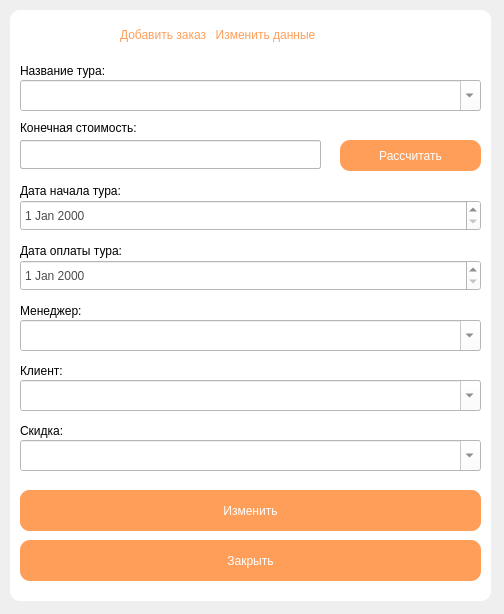
<?xml version="1.0" encoding="UTF-8"?>
<ui version="4.0">
 <class>Form114</class>
 <widget class="QWidget" name="Form114">
  <property name="geometry">
   <rect>
    <x>0</x>
    <y>0</y>
    <width>504</width>
    <height>614</height>
   </rect>
  </property>
  <property name="windowTitle">
   <string>Form</string>
  </property>
  <widget class="QLabel" name="label_10">
   <property name="geometry">
    <rect>
     <x>10</x>
     <y>10</y>
     <width>481</width>
     <height>591</height>
    </rect>
   </property>
   <property name="styleSheet">
    <string notr="true">border-radius: 10px;
background-color: rgb(255, 255, 255);
</string>
   </property>
   <property name="text">
    <string/>
   </property>
  </widget>
  <widget class="QLabel" name="label">
   <property name="geometry">
    <rect>
     <x>120</x>
     <y>10</y>
     <width>281</width>
     <height>51</height>
    </rect>
   </property>
   <property name="styleSheet">
    <string notr="true">font: 27pt &quot;Century Gothic&quot;;
background-color: qlineargradient(spread:pad, x1:0, y1:0, x2:1, y2:0, stop:0 rgba(0, 0, 0, 0), stop:1 rgba(255, 255, 255, 0));
color: rgb(255, 158, 88);</string>
   </property>
   <property name="text">
    <string>&lt;html&gt;&lt;head/&gt;&lt;body&gt;&lt;p&gt;Добавить заказ&lt;/p&gt;&lt;/body&gt;&lt;/html&gt;</string>
   </property>
  </widget>
  <widget class="QLabel" name="label_2">
   <property name="geometry">
    <rect>
     <x>100</x>
     <y>0</y>
     <width>331</width>
     <height>71</height>
    </rect>
   </property>
   <property name="styleSheet">
    <string notr="true">font: 27pt &quot;Century Gothic&quot;;
background-color: qlineargradient(spread:pad, x1:0, y1:0, x2:1, y2:0, stop:0 rgba(0, 0, 0, 0), stop:1 rgba(255, 255, 255, 0));
color: rgb(255, 158, 88);</string>
   </property>
   <property name="text">
    <string>&lt;html&gt;&lt;head/&gt;&lt;body&gt;&lt;p align=&quot;center&quot;&gt;Изменить данные&lt;/p&gt;&lt;/body&gt;&lt;/html&gt;</string>
   </property>
  </widget>
  <widget class="QComboBox" name="comboBox">
   <property name="geometry">
    <rect>
     <x>20</x>
     <y>80</y>
     <width>461</width>
     <height>31</height>
    </rect>
   </property>
   <property name="toolTipDuration">
    <number>-1</number>
   </property>
   <property name="styleSheet">
    <string notr="true">font: 15pt &quot;Century Gothic&quot;;
color: rgb(75, 75, 75);
background-color: rgb(255, 255, 255);</string>
   </property>
   <property name="editable">
    <bool>true</bool>
   </property>
  </widget>
  <widget class="QLabel" name="label_8">
   <property name="geometry">
    <rect>
     <x>20</x>
     <y>60</y>
     <width>239</width>
     <height>21</height>
    </rect>
   </property>
   <property name="styleSheet">
    <string notr="true">font: 13pt &quot;Century Gothic&quot;;
background-color: qlineargradient(spread:pad, x1:0, y1:0, x2:1, y2:0, stop:0 rgba(0, 0, 0, 0), stop:1 rgba(255, 255, 255, 0));</string>
   </property>
   <property name="text">
    <string>Название тура:</string>
   </property>
  </widget>
  <widget class="QLabel" name="label_5">
   <property name="geometry">
    <rect>
     <x>20</x>
     <y>120</y>
     <width>239</width>
     <height>16</height>
    </rect>
   </property>
   <property name="styleSheet">
    <string notr="true">font: 13pt &quot;Century Gothic&quot;;
background-color: qlineargradient(spread:pad, x1:0, y1:0, x2:1, y2:0, stop:0 rgba(0, 0, 0, 0), stop:1 rgba(255, 255, 255, 0));</string>
   </property>
   <property name="text">
    <string>Конечная стоимость:</string>
   </property>
  </widget>
  <widget class="QLineEdit" name="lineEdit">
   <property name="geometry">
    <rect>
     <x>20</x>
     <y>140</y>
     <width>301</width>
     <height>29</height>
    </rect>
   </property>
   <property name="toolTip">
    <string>&lt;html&gt;&lt;head/&gt;&lt;body&gt;&lt;p&gt;gggg&lt;/p&gt;&lt;/body&gt;&lt;/html&gt;</string>
   </property>
   <property name="toolTipDuration">
    <number>-4</number>
   </property>
   <property name="styleSheet">
    <string notr="true">font: 15pt &quot;Century Gothic&quot;;
color: rgb(75, 75, 75);
background-color: rgb(255, 255, 255);</string>
   </property>
   <property name="text">
    <string/>
   </property>
   <property name="readOnly">
    <bool>true</bool>
   </property>
   <property name="placeholderText">
    <string/>
   </property>
  </widget>
  <widget class="QPushButton" name="pushButton_7">
   <property name="geometry">
    <rect>
     <x>340</x>
     <y>140</y>
     <width>141</width>
     <height>31</height>
    </rect>
   </property>
   <property name="styleSheet">
    <string notr="true">font: 15pt &quot;Century Gothic&quot;;
color: rgb(255, 255, 255);
border-width: 50px;
border-radius: 10px;
background-color: rgb(255, 158, 88);</string>
   </property>
   <property name="text">
    <string>Рассчитать</string>
   </property>
  </widget>
  <widget class="QLabel" name="label_6">
   <property name="geometry">
    <rect>
     <x>20</x>
     <y>180</y>
     <width>239</width>
     <height>21</height>
    </rect>
   </property>
   <property name="styleSheet">
    <string notr="true">font: 13pt &quot;Century Gothic&quot;;
background-color: qlineargradient(spread:pad, x1:0, y1:0, x2:1, y2:0, stop:0 rgba(0, 0, 0, 0), stop:1 rgba(255, 255, 255, 0));</string>
   </property>
   <property name="text">
    <string>Дата начала тура:</string>
   </property>
  </widget>
  <widget class="QDateEdit" name="dateEdit">
   <property name="geometry">
    <rect>
     <x>20</x>
     <y>200</y>
     <width>461</width>
     <height>31</height>
    </rect>
   </property>
   <property name="styleSheet">
    <string notr="true">font: 15pt &quot;Century Gothic&quot;;
color: rgb(75, 75, 75);
background-color: rgb(255, 255, 255);</string>
   </property>
  </widget>
  <widget class="QLabel" name="label_7">
   <property name="geometry">
    <rect>
     <x>20</x>
     <y>240</y>
     <width>239</width>
     <height>21</height>
    </rect>
   </property>
   <property name="styleSheet">
    <string notr="true">font: 13pt &quot;Century Gothic&quot;;
background-color: qlineargradient(spread:pad, x1:0, y1:0, x2:1, y2:0, stop:0 rgba(0, 0, 0, 0), stop:1 rgba(255, 255, 255, 0));</string>
   </property>
   <property name="text">
    <string>Дата оплаты тура:</string>
   </property>
  </widget>
  <widget class="QDateEdit" name="dateEdit_2">
   <property name="geometry">
    <rect>
     <x>20</x>
     <y>260</y>
     <width>461</width>
     <height>31</height>
    </rect>
   </property>
   <property name="styleSheet">
    <string notr="true">font: 15pt &quot;Century Gothic&quot;;
color: rgb(75, 75, 75);
background-color: rgb(255, 255, 255);</string>
   </property>
  </widget>
  <widget class="QLabel" name="label_9">
   <property name="geometry">
    <rect>
     <x>20</x>
     <y>300</y>
     <width>239</width>
     <height>21</height>
    </rect>
   </property>
   <property name="styleSheet">
    <string notr="true">font: 13pt &quot;Century Gothic&quot;;
background-color: qlineargradient(spread:pad, x1:0, y1:0, x2:1, y2:0, stop:0 rgba(0, 0, 0, 0), stop:1 rgba(255, 255, 255, 0));</string>
   </property>
   <property name="text">
    <string>Менеджер:</string>
   </property>
  </widget>
  <widget class="QComboBox" name="comboBox_2">
   <property name="geometry">
    <rect>
     <x>20</x>
     <y>320</y>
     <width>461</width>
     <height>31</height>
    </rect>
   </property>
   <property name="toolTipDuration">
    <number>-1</number>
   </property>
   <property name="styleSheet">
    <string notr="true">font: 15pt &quot;Century Gothic&quot;;
color: rgb(75, 75, 75);
background-color: rgb(255, 255, 255);</string>
   </property>
   <property name="editable">
    <bool>true</bool>
   </property>
  </widget>
  <widget class="QLabel" name="label_11">
   <property name="geometry">
    <rect>
     <x>20</x>
     <y>360</y>
     <width>239</width>
     <height>21</height>
    </rect>
   </property>
   <property name="styleSheet">
    <string notr="true">font: 13pt &quot;Century Gothic&quot;;
background-color: qlineargradient(spread:pad, x1:0, y1:0, x2:1, y2:0, stop:0 rgba(0, 0, 0, 0), stop:1 rgba(255, 255, 255, 0));</string>
   </property>
   <property name="text">
    <string>Клиент:</string>
   </property>
  </widget>
  <widget class="QComboBox" name="comboBox_3">
   <property name="geometry">
    <rect>
     <x>20</x>
     <y>380</y>
     <width>461</width>
     <height>31</height>
    </rect>
   </property>
   <property name="toolTipDuration">
    <number>-1</number>
   </property>
   <property name="styleSheet">
    <string notr="true">font: 15pt &quot;Century Gothic&quot;;
color: rgb(75, 75, 75);
background-color: rgb(255, 255, 255);</string>
   </property>
   <property name="editable">
    <bool>true</bool>
   </property>
  </widget>
  <widget class="QLabel" name="label_12">
   <property name="geometry">
    <rect>
     <x>20</x>
     <y>420</y>
     <width>239</width>
     <height>21</height>
    </rect>
   </property>
   <property name="styleSheet">
    <string notr="true">font: 13pt &quot;Century Gothic&quot;;
background-color: qlineargradient(spread:pad, x1:0, y1:0, x2:1, y2:0, stop:0 rgba(0, 0, 0, 0), stop:1 rgba(255, 255, 255, 0));</string>
   </property>
   <property name="text">
    <string>Скидка:</string>
   </property>
  </widget>
  <widget class="QComboBox" name="comboBox_4">
   <property name="geometry">
    <rect>
     <x>20</x>
     <y>440</y>
     <width>461</width>
     <height>31</height>
    </rect>
   </property>
   <property name="toolTipDuration">
    <number>-1</number>
   </property>
   <property name="styleSheet">
    <string notr="true">font: 15pt &quot;Century Gothic&quot;;
color: rgb(75, 75, 75);
background-color: rgb(255, 255, 255);</string>
   </property>
   <property name="editable">
    <bool>true</bool>
   </property>
  </widget>
  <widget class="QPushButton" name="pushButton">
   <property name="geometry">
    <rect>
     <x>20</x>
     <y>490</y>
     <width>461</width>
     <height>41</height>
    </rect>
   </property>
   <property name="styleSheet">
    <string notr="true">font: 20pt &quot;Century Gothic&quot;;
color: rgb(255, 255, 255);
border-width: 50px;
border-radius: 10px;
background-color: rgb(255, 158, 88);</string>
   </property>
   <property name="text">
    <string>Добавить</string>
   </property>
  </widget>
  <widget class="QPushButton" name="pushButton_2">
   <property name="geometry">
    <rect>
     <x>20</x>
     <y>540</y>
     <width>461</width>
     <height>41</height>
    </rect>
   </property>
   <property name="styleSheet">
    <string notr="true">font: 20pt &quot;Century Gothic&quot;;
color: rgb(255, 255, 255);
border-width: 50px;
border-radius: 10px;
background-color: rgb(255, 158, 88);</string>
   </property>
   <property name="text">
    <string>Закрыть</string>
   </property>
  </widget>
  <widget class="QPushButton" name="pushButton_3">
   <property name="geometry">
    <rect>
     <x>20</x>
     <y>490</y>
     <width>461</width>
     <height>41</height>
    </rect>
   </property>
   <property name="styleSheet">
    <string notr="true">font: 20pt &quot;Century Gothic&quot;;
color: rgb(255, 255, 255);
border-width: 50px;
border-radius: 10px;
background-color: rgb(255, 158, 88);</string>
   </property>
   <property name="text">
    <string>Изменить</string>
   </property>
  </widget>
  <widget class="QLineEdit" name="lineEdit_2">
   <property name="geometry">
    <rect>
     <x>20</x>
     <y>140</y>
     <width>301</width>
     <height>29</height>
    </rect>
   </property>
   <property name="toolTip">
    <string>&lt;html&gt;&lt;head/&gt;&lt;body&gt;&lt;p&gt;gggg&lt;/p&gt;&lt;/body&gt;&lt;/html&gt;</string>
   </property>
   <property name="toolTipDuration">
    <number>-4</number>
   </property>
   <property name="styleSheet">
    <string notr="true">font: 15pt &quot;Century Gothic&quot;;
color: rgb(75, 75, 75);
background-color: rgb(255, 255, 255);</string>
   </property>
   <property name="text">
    <string/>
   </property>
   <property name="readOnly">
    <bool>true</bool>
   </property>
   <property name="placeholderText">
    <string/>
   </property>
  </widget>
 </widget>
 <resources/>
 <connections/>
</ui>
